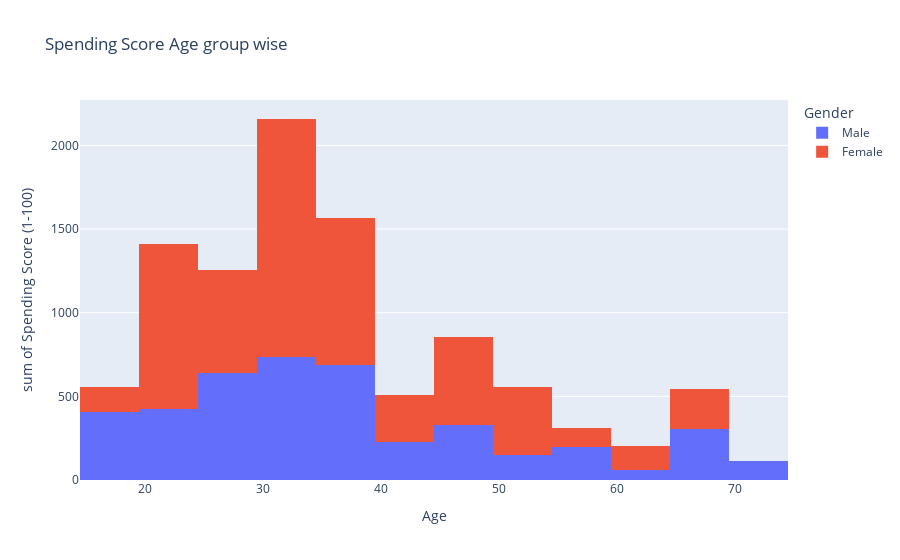

This figure's notebook cell:
### Markdown cell above
It is clearly seen Age group 30-34 has more customers,followed by 35-39 and 45-49

### Code cell
#which age Group Spends The most
fig3 = px.histogram(Customers,x='Age',y='Spending Score (1-100)',color='Gender',nbins=15,title='Spending Score Age group wise')
fig3.show()

### Figure 1 — Plotly figure (JSON) as saved in the notebook; plotly's stock layout.template omitted (floating-point values rounded to 4 significant figures)
{"data": [{"alignmentgroup": "True", "bingroup": "x", "histfunc": "sum", "hovertemplate": "Gender=Male<br>Age=%{x}<br>sum of Spending Score (1-100)=%{y}<extra></extra>", "legendgroup": "Male", "marker": {"color": "#636efa", "pattern": {"shape": ""}}, "name": "Male", "nbinsx": 15, "offsetgroup": "Male", "orientation": "v", "showlegend": true, "type": "histogram", "x": [19, 21, 64, 67, 37, 22, 20, 52, 35, 25, 31, 29, 35, 60, 53, 18, 24, 48, 33, 59, 47, 69, 53, 70, 19, 63, 18, 19, 70, 59, 26, 40, 57, 38, 67, 48, 18, 48, 24, 48, 20, 67, 26, 49, 54, 68, 66, 65, 19, 27, 39, 43, 40, 59, 38, 47, 39, 20, 32, 19, 32, 25, 28, 48, 34, 43, 39, 37, 34, 19, 50, 42, 32, 40, 28, 36, 36, 58, 27, 59, 35, 46, 30, 28, 33, 32, 32, 30], "xaxis": "x", "y": [39, 81, 3, 14, 13, 79, 66, 29, 35, 73, 73, 82, 61, 4, 4, 92, 92, 36, 60, 60, 41, 46, 46, 56, 55, 51, 59, 59, 55, 47, 54, 48, 51, 55, 41, 46, 41, 49, 52, 42, 49, 59, 55, 56, 46, 43, 48, 52, 46, 56, 91, 35, 95, 11, 75, 9, 75, 5, 73, 10, 93, 12, 97, 36, 90, 17, 88, 1, 1, 5, 26, 20, 63, 13, 75, 10, 92, 15, 69, 14, 90, 15, 97, 68, 8, 74, 18, 83], "yaxis": "y"}, {"alignmentgroup": "True", "bingroup": "x", "histfunc": "sum", "hovertemplate": "Gender=Female<br>Age=%{x}<br>sum of Spending Score (1-100)=%{y}<extra></extra>", "legendgroup": "Female", "marker": {"color": "#EF553B", "pattern": {"shape": ""}}, "name": "Female", "nbinsx": 15, "offsetgroup": "Female", "orientation": "v", "showlegend": true, "type": "histogram", "x": [20, 23, 31, 22, 35, 23, 30, 35, 58, 24, 35, 35, 46, 54, 45, 40, 23, 21, 49, 21, 42, 30, 36, 20, 65, 31, 49, 24, 50, 27, 29, 31, 49, 31, 50, 51, 27, 67, 54, 43, 68, 32, 47, 60, 60, 45, 23, 49, 46, 21, 55, 22, 34, 50, 68, 40, 32, 47, 27, 23, 49, 21, 66, 19, 38, 18, 19, 63, 49, 51, 50, 38, 40, 23, 31, 25, 31, 29, 44, 35, 57, 28, 32, 32, 34, 44, 38, 47, 27, 30, 30, 56, 29, 31, 36, 33, 36, 52, 30, 37, 32, 29, 41, 54, 41, 36, 34, 32, 38, 47, 35, 45], "xaxis": "x", "y": [6, 77, 40, 76, 6, 94, 72, 99, 15, 77, 35, 98, 5, 14, 32, 31, 87, 73, 14, 81, 17, 73, 26, 75, 35, 61, 28, 65, 55, 47, 42, 42, 52, 54, 45, 50, 51, 52, 59, 50, 48, 47, 42, 49, 56, 53, 52, 42, 44, 57, 58, 55, 60, 46, 55, 40, 42, 47, 50, 41, 48, 42, 50, 54, 42, 48, 50, 43, 59, 43, 57, 40, 58, 29, 77, 34, 71, 88, 7, 72, 5, 40, 87, 74, 22, 20, 76, 16, 89, 78, 73, 35, 83, 93, 75, 95, 27, 13, 86, 32, 86, 88, 39, 24, 17, 85, 23, 69, 91, 16, 79, 28], "yaxis": "y"}], "layout": {"barmode": "relative", "legend": {"title": {"text": "Gender"}, "tracegroupgap": 0}, "title": {"text": "Spending Score Age group wise"}, "xaxis": {"anchor": "y", "domain": [0, 1], "title": {"text": "Age"}}, "yaxis": {"anchor": "x", "domain": [0, 1], "title": {"text": "sum of Spending Score (1-100)"}}}}
